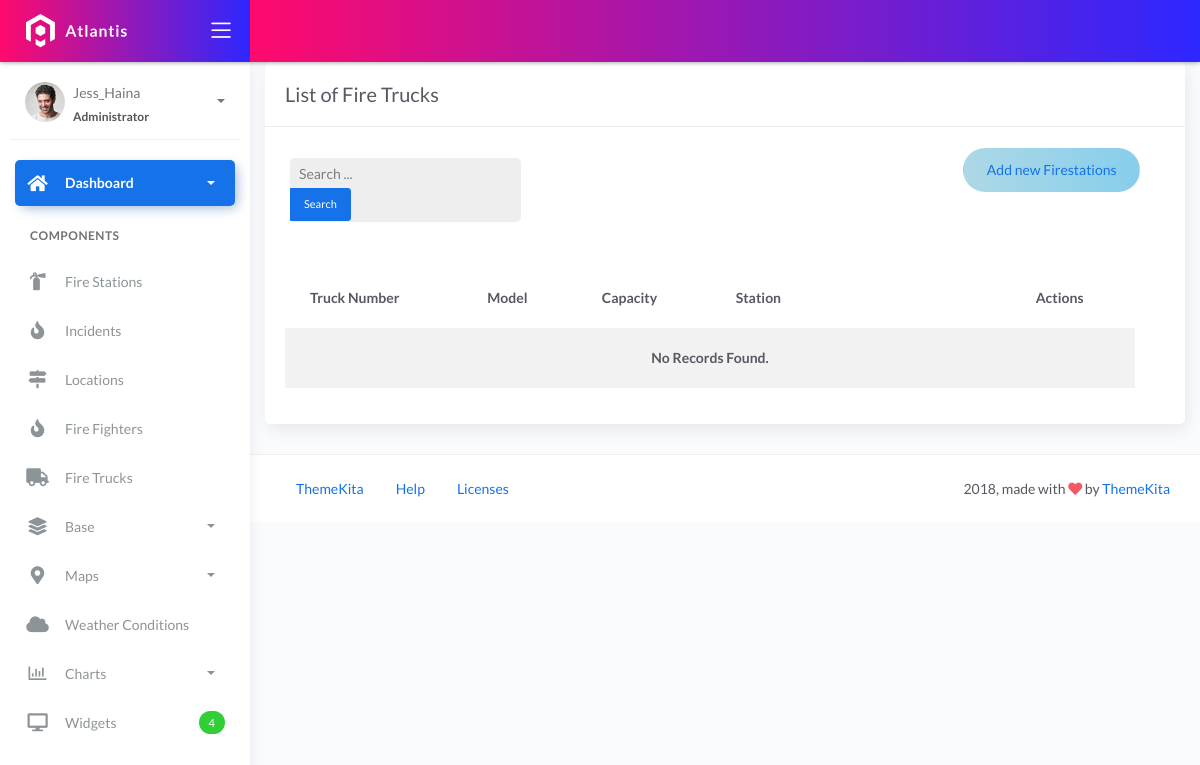
Page /fire-trucks/ on the earlier database version.
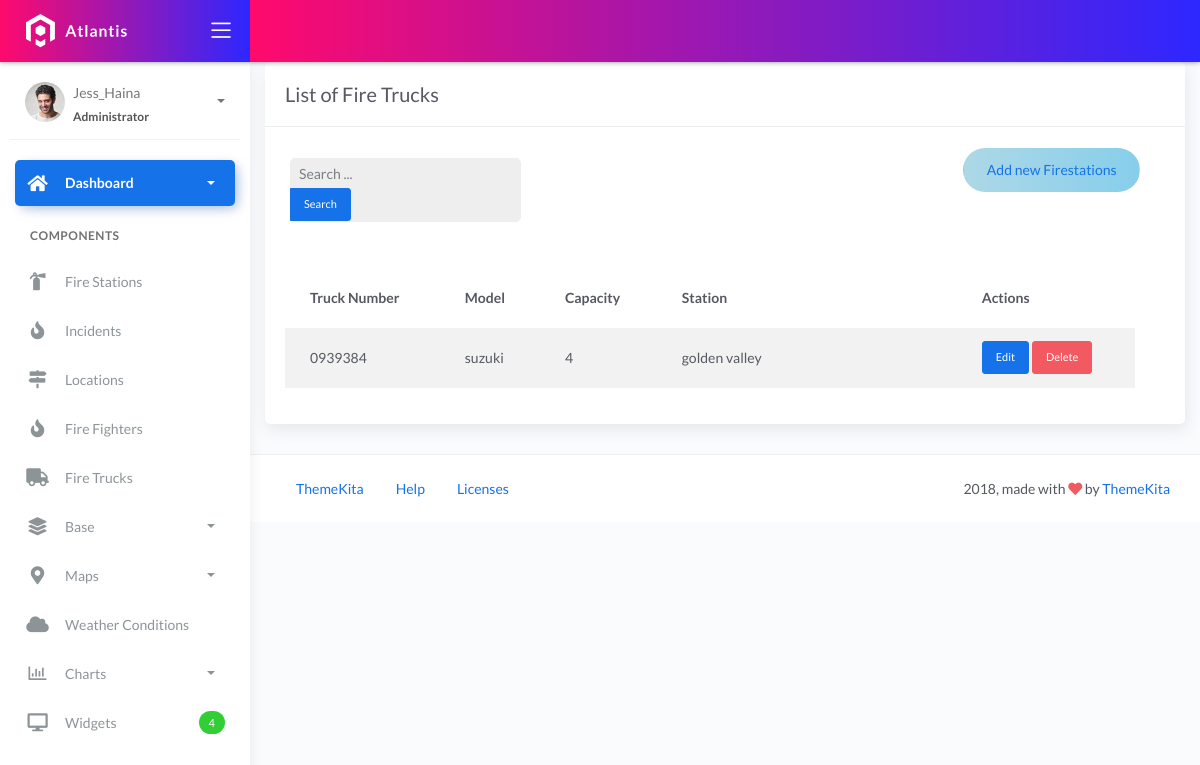
Same page on the later database version.
### fire/models.py (models this page shows)
class BaseModel(models.Model):
    created_at = models.DateTimeField(auto_now_add=True, db_index=True)
    updated_at = models.DateTimeField(auto_now=True)
    class Meta:
        abstract = True

class FireTruck(BaseModel):
    truck_number = models.CharField(max_length=150)
    model = models.CharField(max_length=150)
    capacity = models.CharField(max_length=150)  # water
    station = models.ForeignKey(FireStation, on_delete=models.CASCADE)

class FireStation(BaseModel):
    name = models.CharField(max_length=150)
    latitude = models.DecimalField(
        max_digits=22, decimal_places=16, null=True, blank=True)
    longitude = models.DecimalField(
        max_digits=22, decimal_places=16, null=True, blank=True)
    address = models.CharField(max_length=150)
    city = models.CharField(max_length=150)  # can be in separate table
    country = models.CharField(max_length=150)  # can be in separate table
    def __str__(self):
        return self.name

### fire/views.py (the view)
# urls.py: path('fire-trucks/', views.FireTruckListView.as_view(), name='firetruck_list'),
class FireTruckListView(ListView):
    model = FireTruck
    template_name = 'FireTrucks_list.html'
    context_object_name = 'firetruck'
    paginate_by = 10
    def get_queryset(self):
        queryset = super().get_queryset()
        query = self.request.GET.get('q')
        if query:
            queryset = queryset.filter(Q(truck_number__icontains=query) | Q(model__icontains=query))
        return queryset.order_by('id')

### templates/FireTrucks_list.html (shortened to what this page needs)
{% extends 'base.html' %}
{% load static %}
{% block content %}
<div class="content">
  <div class="container-fluid">
     <div class="row">
      <div class="col-md-12">
        <div class="card">
         <div class="card-header">
           <div class="card-title">List of Fire Trucks</div>
        </div>
        <div class="col-md-12 row">
          <div class="col-md-4">
            <form class="navbar-left navbar-form nav-search mr-md-3" action="{% url 'firetruck_list' %}">
              <div class="form-group">
                <div class="input-group">
                  <input type="text" id="search" placeholder="Search ..." class="form-control form-control-sm" name="q" />
                  <div class="input-group-append">
                    <button class="btn btn-sm btn-primary" type="submit">Search</button>
                  </div>
                </div>
              </div>
            </form>
          </div>
        <div class="col-md-2">
         </div>
            <div class="col-md-6">
              <div class="pull-right">
                <a href="{% url 'firetruck_add' %}" class="btn btn-rounded custom-add-btn"
                   style="background: linear-gradient(90deg, #ADD8E6, #87CEEB);">
                   Add new Firestations
                </a>
            </div>
        </div>
        <div class="card-body">
        <table class="table table-striped mt-3">
          <thead>
            <tr>
                <th>Truck Number</th>
                <th>Model</th>
                <th>Capacity</th>
                <th style="width: 300px;">Station</th>
                <th>Actions</th>
            </tr>
        </thead>
        <tbody>
            {% for object in object_list %}
            <tr>
                <td>{{ object.truck_number }}</td>
                <td>{{ object.model }}</td>
                <td>{{ object.capacity }}</td>
                <td>{{ object.station }}</td>
                <td>
                    <a href="{% url 'firetruck_update' object.pk %}" class="btn btn-sm btn-primary" style="max-width: 80px;">Edit</a>
                    <a href="{% url 'firetruck_delete' object.pk %}" class="btn btn-sm btn-danger" style="max-width: 80px;">Delete</a>
                </td>
            </tr>
              {% empty %}
              <tr>
                <td colspan="5" style="text-align: center">
                <p class="text-sm font-weight-bold mb-0">No Records Found.</p>
                </td>
            </tr>
              {% endfor %}
              </tbody>
            </table>
           </div>
          </div>
        </div>
      </div>
    </div>
</div>
{% endblock %}

Differences in the rows shown:
added FireTruck: truck_number "0939384", model "suzuki", capacity "4", station "golden valley"
Other differences:
text no longer shown: "No Records Found."
